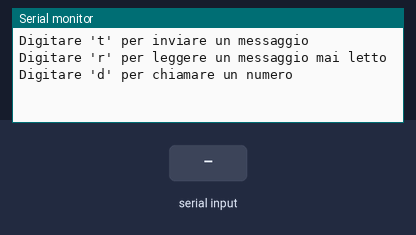
This sketch was run on a simulated Arduino Uno, built with avr-gcc and run on an emulated ATmega328P. On the bench: the last lines printed to the serial monitor. The test bench sets the inputs (shaded band). The modem accepts every AT command (registered, SIM ready, sends succeed) and sends nothing else.

Above: at 1.7 s.
1.8 s: "t" received over Serial
At 3.0 s:
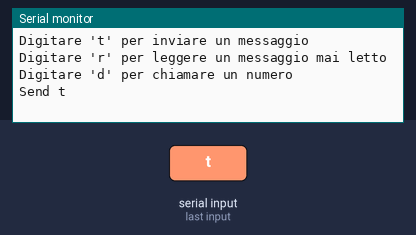
3.3 s: "d" received over Serial
At 4.2 s:
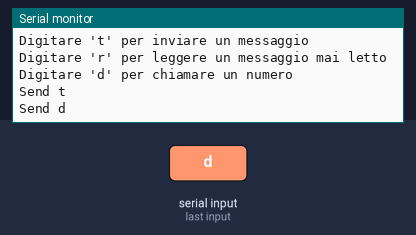
4.8 s: "r" received over Serial
At 6.2 s:
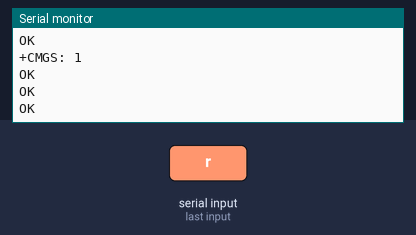

Measured:
- after the input at 1.8 s, the serial monitor: prints a new line at once (image 1)
- after the input at 3.3 s, the serial monitor: prints a new line at once (image 2)
- after the input at 4.8 s, the serial monitor: prints a new line at once (image 3)

The sketch:

Ari_prova_sim900.ino
```cpp
/*Note: this code is a demo for how to using GPRS Shield to send SMS message and dial a voice call.

The microcontrollers Digital Pin 7 and hence allow unhindered communication with GPRS Shield using SoftSerial Library.
IDE: Arduino 1.0 or later */


#include <SoftwareSerial.h>
#include <String.h>
unsigned char buffer[64]; // buffer per i dati scambiati sulla seriale
int count=0;              // contatore dati nel buffer

SoftwareSerial mySerial(7,8);

void setup()
{
  mySerial.begin(9600);               // the GPRS baud rate
  Serial.begin(9600);    // the GPRS baud rate
  delay(500);
  Serial.println("Digitare 't' per inviare un messaggio");
  Serial.println("Digitare 'r' per leggere un messaggio mai letto");
  Serial.println("Digitare 'd' per chiamare un numero");
}

void loop()
{
  //after start up the program, you can using terminal to connect the serial of gprs shield,
  //if you input 't' in the terminal, the program will execute SendTextMessage(), it will show how to send a sms message,
  //if input 'd' in the terminal, it will execute DialVoiceCall(), etc.
  if (Serial.available())
  {
    switch(Serial.read())
   {
     case 't':
           Serial.println("Send t");
       SendTextMessage();
       break;
     case 'd':
           Serial.println("Send d");
       DialVoiceCall();
       break;
     case 'r':
           Serial.println("Leggi r");
       ReadTextMessage();
       break;
   }
  if (mySerial.available())
    Serial.write(mySerial.read());
  }
}
///SendTextMessage()
///this function is to send a sms message
void SendTextMessage()
{
  mySerial.print("AT+CMGF=1\r");    //Because we want to send the SMS in text mode
  delay(100);
  mySerial.println("AT + CMGS = \"337634273\"");//send sms message, be careful need to add a country code before the cellphone number
  delay(100);
  mySerial.println("How are you ?");//the content of the message
  delay(100);
  mySerial.println((char)26);//the ASCII code of the ctrl+z is 26
  delay(100);
  mySerial.println();
}

///DialVoiceCall
///this function is to dial a voice call
void DialVoiceCall()
{
  mySerial.println("ATD337634273;");//dial the number
  delay(100);
  mySerial.println();
}

void ShowSerialData()
{
  while(mySerial.available()!=0)
    Serial.write(mySerial.read());
}

///ReadTextMessage()
///this function is to send a sms message
void ReadTextMessage()
{
  mySerial.print("AT+CMGL=\"ALL\"\r");    //Because we want to send the SMS in text mode
    mySerial.println();
  delay(100);
ShowSerialData();
}
void clearBufferArray() // Funzione di supporto per svuotare il buffer
{
  for (int i=0; i<count;i++)
      buffer[i]=NULL;
}
```
